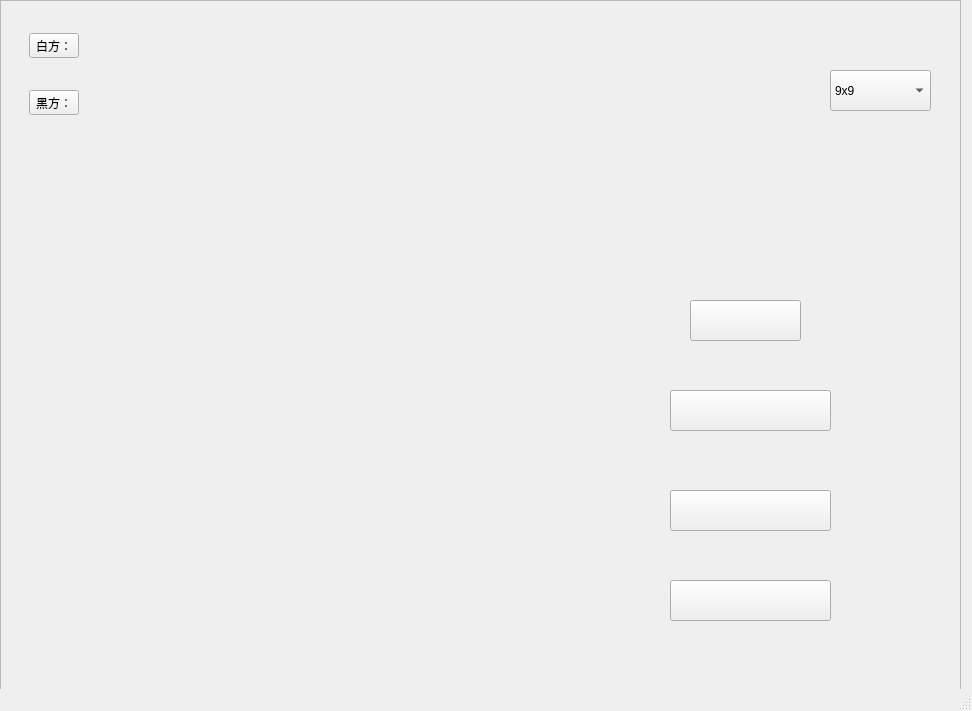
<?xml version="1.0" encoding="UTF-8"?>
<ui version="4.0">
 <class>MainWindow_01</class>
 <widget class="QMainWindow" name="MainWindow_01">
  <property name="geometry">
   <rect>
    <x>0</x>
    <y>0</y>
    <width>972</width>
    <height>711</height>
   </rect>
  </property>
  <property name="windowTitle">
   <string>MainWindow</string>
  </property>
  <widget class="QWidget" name="centralwidget">
   <widget class="QFrame" name="BackGround">
    <property name="geometry">
     <rect>
      <x>0</x>
      <y>0</y>
      <width>961</width>
      <height>771</height>
     </rect>
    </property>
    <property name="styleSheet">
     <string notr="true">#BackGround{
	border-image: url(:/new/prefix1/newback01.jpg);

}</string>
    </property>
    <property name="frameShape">
     <enum>QFrame::StyledPanel</enum>
    </property>
    <property name="frameShadow">
     <enum>QFrame::Raised</enum>
    </property>
    <widget class="QPushButton" name="StartGame">
     <property name="geometry">
      <rect>
       <x>670</x>
       <y>490</y>
       <width>161</width>
       <height>41</height>
      </rect>
     </property>
     <property name="styleSheet">
      <string notr="true">color: qlineargradient(spread:pad, x1:0, y1:0, x2:1, y2:0, stop:0 rgba(0, 0, 0, 255), stop:1 rgba(255, 255, 255, 255));</string>
     </property>
     <property name="text">
      <string/>
     </property>
     <property name="icon">
      <iconset resource="pic.qrc">
       <normaloff>:/picture/visitor.png</normaloff>:/picture/visitor.png</iconset>
     </property>
     <property name="iconSize">
      <size>
       <width>300</width>
       <height>100</height>
      </size>
     </property>
    </widget>
    <widget class="QPushButton" name="help">
     <property name="geometry">
      <rect>
       <x>690</x>
       <y>300</y>
       <width>111</width>
       <height>41</height>
      </rect>
     </property>
     <property name="styleSheet">
      <string notr="true">border-image: url(:/new/prefix1/image/bottons.qrc);</string>
     </property>
     <property name="text">
      <string/>
     </property>
     <property name="icon">
      <iconset resource="pic.qrc">
       <normaloff>:/picture/help.png</normaloff>:/picture/help.png</iconset>
     </property>
     <property name="iconSize">
      <size>
       <width>300</width>
       <height>40</height>
      </size>
     </property>
    </widget>
    <widget class="QPushButton" name="ourteam">
     <property name="geometry">
      <rect>
       <x>670</x>
       <y>580</y>
       <width>161</width>
       <height>41</height>
      </rect>
     </property>
     <property name="text">
      <string/>
     </property>
     <property name="icon">
      <iconset resource="pic.qrc">
       <normaloff>:/picture/ourteam.png</normaloff>:/picture/ourteam.png</iconset>
     </property>
     <property name="iconSize">
      <size>
       <width>150</width>
       <height>40</height>
      </size>
     </property>
    </widget>
    <widget class="QPushButton" name="login">
     <property name="geometry">
      <rect>
       <x>670</x>
       <y>390</y>
       <width>161</width>
       <height>41</height>
      </rect>
     </property>
     <property name="text">
      <string/>
     </property>
     <property name="icon">
      <iconset resource="pic.qrc">
       <normaloff>:/picture/login.png</normaloff>:/picture/login.png</iconset>
     </property>
     <property name="iconSize">
      <size>
       <width>150</width>
       <height>40</height>
      </size>
     </property>
     <property name="autoDefault">
      <bool>false</bool>
     </property>
    </widget>
    <widget class="QWidget" name="widget_3" native="true">
     <property name="geometry">
      <rect>
       <x>20</x>
       <y>20</y>
       <width>230</width>
       <height>108</height>
      </rect>
     </property>
     <layout class="QVBoxLayout" name="verticalLayout">
      <item>
       <widget class="QWidget" name="widget" native="true">
        <layout class="QHBoxLayout" name="horizontalLayout">
         <item>
          <widget class="QToolButton" name="toolButton">
           <property name="text">
            <string>白方：</string>
           </property>
          </widget>
         </item>
         <item>
          <widget class="QLabel" name="user_white">
           <property name="text">
            <string/>
           </property>
          </widget>
         </item>
        </layout>
       </widget>
      </item>
      <item>
       <widget class="QWidget" name="widget_2" native="true">
        <layout class="QHBoxLayout" name="horizontalLayout_2">
         <item>
          <widget class="QToolButton" name="toolButton_2">
           <property name="text">
            <string>黑方：</string>
           </property>
          </widget>
         </item>
         <item>
          <widget class="QLabel" name="user_black">
           <property name="text">
            <string/>
           </property>
          </widget>
         </item>
        </layout>
       </widget>
      </item>
     </layout>
    </widget>
    <widget class="QComboBox" name="Broad">
     <property name="geometry">
      <rect>
       <x>830</x>
       <y>70</y>
       <width>101</width>
       <height>41</height>
      </rect>
     </property>
     <property name="styleSheet">
      <string notr="true"/>
     </property>
     <property name="currentIndex">
      <number>0</number>
     </property>
     <property name="frame">
      <bool>true</bool>
     </property>
     <item>
      <property name="text">
       <string>9x9</string>
      </property>
     </item>
     <item>
      <property name="text">
       <string>11x11</string>
      </property>
     </item>
     <item>
      <property name="text">
       <string>13x13</string>
      </property>
     </item>
    </widget>
    <zorder>help</zorder>
    <zorder>StartGame</zorder>
    <zorder>ourteam</zorder>
    <zorder>login</zorder>
    <zorder>widget_3</zorder>
    <zorder>Broad</zorder>
   </widget>
  </widget>
  <widget class="QMenuBar" name="menubar">
   <property name="geometry">
    <rect>
     <x>0</x>
     <y>0</y>
     <width>972</width>
     <height>21</height>
    </rect>
   </property>
  </widget>
  <widget class="QStatusBar" name="statusbar"/>
 </widget>
 <resources>
  <include location="pic.qrc"/>
 </resources>
 <connections/>
</ui>
